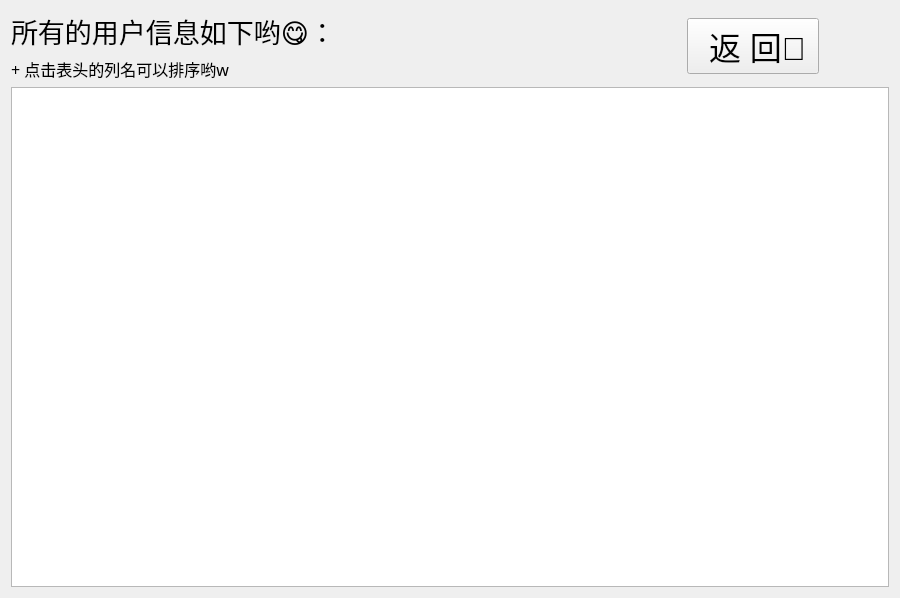
<?xml version="1.0" encoding="UTF-8"?>
<ui version="4.0">
 <class>UserManageWidget</class>
 <widget class="QWidget" name="UserManageWidget">
  <property name="geometry">
   <rect>
    <x>0</x>
    <y>0</y>
    <width>900</width>
    <height>567</height>
   </rect>
  </property>
  <property name="sizePolicy">
   <sizepolicy hsizetype="Preferred" vsizetype="Preferred">
    <horstretch>0</horstretch>
    <verstretch>0</verstretch>
   </sizepolicy>
  </property>
  <property name="minimumSize">
   <size>
    <width>900</width>
    <height>0</height>
   </size>
  </property>
  <property name="maximumSize">
   <size>
    <width>16777215</width>
    <height>16777215</height>
   </size>
  </property>
  <property name="font">
   <font>
    <family>Microsoft JhengHei</family>
    <pointsize>12</pointsize>
   </font>
  </property>
  <property name="windowTitle">
   <string>ε=ε=ε=(~￣▽￣)~</string>
  </property>
  <layout class="QVBoxLayout" name="verticalLayout_2">
   <item>
    <layout class="QHBoxLayout" name="horizontalLayout_2">
     <item>
      <layout class="QVBoxLayout" name="verticalLayout">
       <item>
        <widget class="QLabel" name="label">
         <property name="font">
          <font>
           <family>Microsoft YaHei</family>
           <pointsize>20</pointsize>
          </font>
         </property>
         <property name="text">
          <string>所有的用户信息如下哟😋：</string>
         </property>
        </widget>
       </item>
       <item>
        <widget class="QLabel" name="label_4">
         <property name="font">
          <font>
           <family>Microsoft YaHei</family>
           <pointsize>12</pointsize>
          </font>
         </property>
         <property name="text">
          <string>+ 点击表头的列名可以排序哟w</string>
         </property>
        </widget>
       </item>
      </layout>
     </item>
     <item>
      <spacer name="horizontalSpacer_3">
       <property name="orientation">
        <enum>Qt::Horizontal</enum>
       </property>
       <property name="sizeHint" stdset="0">
        <size>
         <width>40</width>
         <height>20</height>
        </size>
       </property>
      </spacer>
     </item>
     <item>
      <layout class="QHBoxLayout" name="horizontalLayout">
       <item>
        <spacer name="horizontalSpacer">
         <property name="orientation">
          <enum>Qt::Horizontal</enum>
         </property>
         <property name="sizeHint" stdset="0">
          <size>
           <width>40</width>
           <height>20</height>
          </size>
         </property>
        </spacer>
       </item>
       <item>
        <widget class="QPushButton" name="BackButton">
         <property name="maximumSize">
          <size>
           <width>300</width>
           <height>16777215</height>
          </size>
         </property>
         <property name="font">
          <font>
           <family>Microsoft YaHei UI</family>
           <pointsize>24</pointsize>
          </font>
         </property>
         <property name="whatsThis">
          <string>&lt;html&gt;&lt;head/&gt;&lt;body&gt;&lt;p align=&quot;center&quot;&gt;&lt;br/&gt;&lt;/p&gt;&lt;/body&gt;&lt;/html&gt;</string>
         </property>
         <property name="layoutDirection">
          <enum>Qt::LeftToRight</enum>
         </property>
         <property name="text">
          <string>  返 回💨 </string>
         </property>
        </widget>
       </item>
       <item>
        <spacer name="horizontalSpacer_2">
         <property name="orientation">
          <enum>Qt::Horizontal</enum>
         </property>
         <property name="sizeHint" stdset="0">
          <size>
           <width>40</width>
           <height>20</height>
          </size>
         </property>
        </spacer>
       </item>
      </layout>
     </item>
    </layout>
   </item>
   <item>
    <widget class="QTableView" name="tableView">
     <property name="minimumSize">
      <size>
       <width>400</width>
       <height>500</height>
      </size>
     </property>
     <property name="font">
      <font>
       <pointsize>14</pointsize>
      </font>
     </property>
    </widget>
   </item>
  </layout>
 </widget>
 <resources/>
 <connections/>
</ui>
